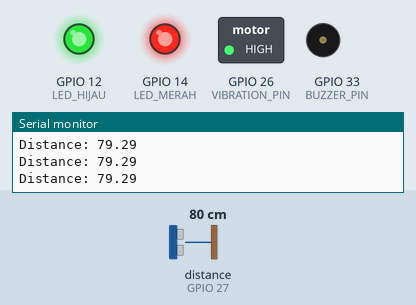
The sketch below on a simulated ESP32. On the bench: switched loads named in the sketch (green lamp = pin HIGH), output pins drawn as LEDs (lit = HIGH), buzzer (waves = sounding, pin HIGH), the last lines printed to the serial monitor. Wiring (inferred from the names in the program): ultrasonic range finder: trigger GPIO 25; echo GPIO 27. The inputs (shaded band) are chosen by the test bench; at power-on: distance to the obstacle (sensor on GPIO 27) 80 cm. The echo pulse lasts 58.3 µs per cm; pins used as bus, display or sensor lines are not drawn.

Above: at 1.3 s.
1.4 s: distance to the obstacle (sensor on GPIO 27) set to 96 cm
4.6 s: distance to the obstacle (sensor on GPIO 27) set to 105 cm
At 6.2 s:
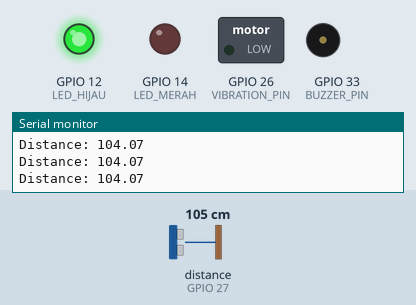
6.6 s: distance to the obstacle (sensor on GPIO 27) set to 97 cm
At 7.0 s:
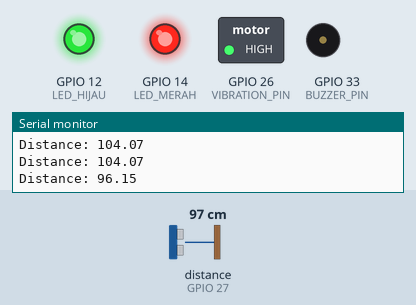
9.8 s: distance to the obstacle (sensor on GPIO 27) set to 120 cm
At 10.6 s:
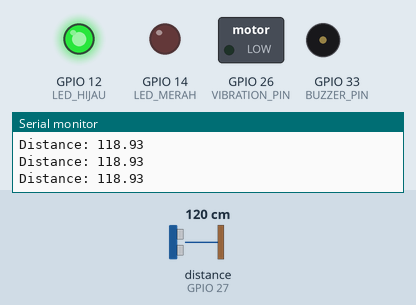
Timing chart, 0 to 12.5 s (numbered marks = the images above; inputs shaded):
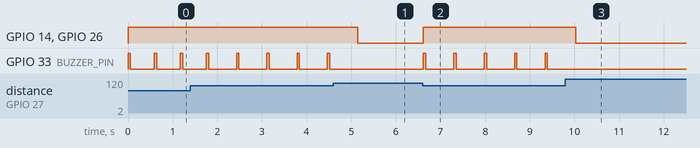

The sketch:

main1.ino
```cpp
#define TRIG_PIN 25
#define ECHO_PIN 27

#define BUZZER_PIN 33
#define VIBRATION_PIN 26

#define LED_HIJAU 12
#define LED_MERAH 14

#define MAX_DISTANCE 100   // 1 meter dalam cm

long duration;
float distance;

void setup() {

  Serial.begin(115200);

  pinMode(TRIG_PIN, OUTPUT);
  pinMode(ECHO_PIN, INPUT);

  pinMode(BUZZER_PIN, OUTPUT);
  pinMode(VIBRATION_PIN, OUTPUT);

  pinMode(LED_HIJAU, OUTPUT);
  pinMode(LED_MERAH, OUTPUT);

  // LED hijau menyala terus saat sistem hidup
  digitalWrite(LED_HIJAU, HIGH);
}

void loop() {

  distance = readUltrasonic();

  Serial.print("Distance: ");
  Serial.println(distance);

  if (distance <= MAX_DISTANCE && distance > 0) {

    digitalWrite(LED_MERAH, HIGH);
    digitalWrite(VIBRATION_PIN, HIGH);

    int delayBuzzer = map(distance, 5, 100, 50, 600);

    digitalWrite(BUZZER_PIN, HIGH);
    delay(50);
    digitalWrite(BUZZER_PIN, LOW);
    delay(delayBuzzer);
  }

  else {

    digitalWrite(LED_MERAH, LOW);
    digitalWrite(BUZZER_PIN, LOW);
    digitalWrite(VIBRATION_PIN, LOW);
  }

  delay(50);
}

float readUltrasonic() {

  digitalWrite(TRIG_PIN, LOW);
  delayMicroseconds(5);

  digitalWrite(TRIG_PIN, HIGH);
  delayMicroseconds(10);
  digitalWrite(TRIG_PIN, LOW);

  duration = pulseIn(ECHO_PIN, HIGH, 30000);

  float distance = duration * 0.034 / 2;

  return distance;
}
```

Measured:
- the behaviour switches between 100 and 101 cm on distance to the obstacle (sensor on GPIO 27) (found by bisection; images 0 and 1)
- after the input at 4.6 s, GPIO 14 (LED_MERAH), GPIO 26 (VIBRATION_PIN): HIGH → LOW after 0.54 s; GPIO 33 (BUZZER_PIN): stops changing and stays LOW
- after the input at 6.6 s, GPIO 14 (LED_MERAH), GPIO 26 (VIBRATION_PIN): LOW → HIGH at once; GPIO 33 (BUZZER_PIN): alternates HIGH for 0.05 s and LOW for 0.63 s, starting at once
- after the input at 9.8 s, GPIO 14 (LED_MERAH), GPIO 26 (VIBRATION_PIN): HIGH → LOW after 0.23 s; GPIO 33 (BUZZER_PIN): stops changing and stays LOW
- by itself, GPIO 33 (BUZZER_PIN): alternates HIGH for 0.05 s and LOW for 0.63 s
